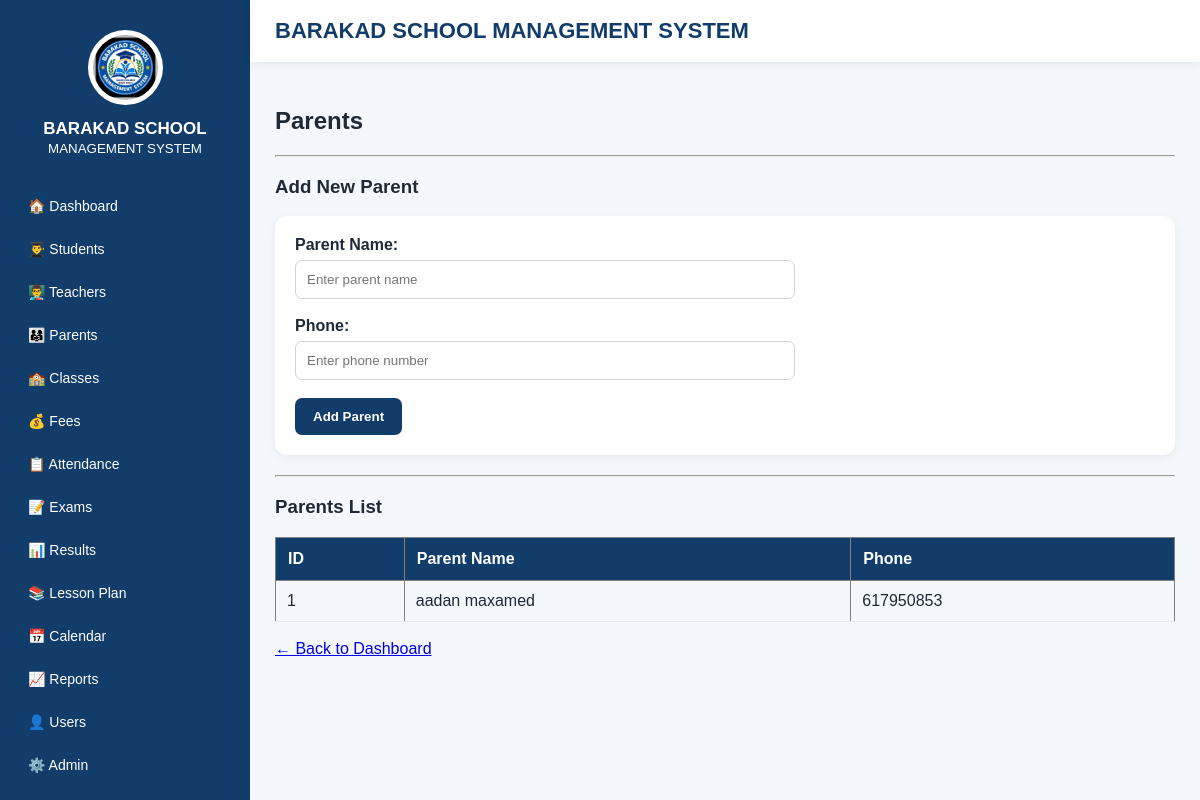
Page /parents on the committed database.
### tables this page shows
CREATE TABLE parents (
            id INTEGER PRIMARY KEY AUTOINCREMENT,
            name TEXT NOT NULL,
            phone TEXT
        );

### app.py (the view)
@app.route("/parents")
def parents():
    db = get_db()
    parents_list = db.execute("""
        SELECT *
        FROM parents
        ORDER BY id DESC
    """).fetchall()
    db.close()
    return render_template(
        "parents.html",
        parents=parents_list
    )

### app.py (called while the page is built)
def get_db():
    db = sqlite3.connect(DATABASE)
    db.row_factory = sqlite3.Row
    return db

### templates/parents.html
{% extends "base.html" %}
{% block content %}
<h2>Parents</h2>
<hr>
<h3>Add New Parent</h3>
<form method="POST" action="/parents/add">
    <label><strong>Parent Name:</strong></label>
    <br>
    <input type="text"
           name="name"
           placeholder="Enter parent name"
           required>
    <br><br>
    <label><strong>Phone:</strong></label>
    <br>
    <input type="text"
           name="phone"
           placeholder="Enter phone number">
    <br><br>
    <button type="submit">
        Add Parent
    </button>
</form>
<hr>
<h3>Parents List</h3>
<table border="1"
       cellpadding="8"
       cellspacing="0">
    <tr>
        <th>ID</th>
        <th>Parent Name</th>
        <th>Phone</th>
    </tr>
    {% if parents %}
        {% for parent in parents %}
        <tr>
            <td>
                {{ parent["id"] }}
            </td>
            <td>
                {{ parent["name"] }}
            </td>
            <td>
                {{ parent["phone"] }}
            </td>
        </tr>
        {% endfor %}
    {% else %}
        <tr>
            <td colspan="3">
                Weli parent lama gelin.
            </td>
        </tr>
    {% endif %}
</table>
<br>
<a href="/dashboard">
    ← Back to Dashboard
</a>
{% endblock %}

### templates/base.html (style rules this page uses)
* { box-sizing: border-box; }
body { margin: 0; font-family: Arial, Helvetica, sans-serif; background: #f4f7fb; color: #1f2937; }
form { background: white; padding: 20px; border-radius: 12px; box-shadow: 0 3px 12px rgba(0,0,0,0.06); margin-bottom: 20px; }
input, select, textarea { width: 100%; max-width: 500px; padding: 11px; border: 1px solid #d1d5db; border-radius: 7px; margin-top: 6px; }
button { background: #123c69; color: white; border: none; padding: 11px 18px; border-radius: 7px; cursor: pointer; font-weight: bold; }
table { width: 100%; border-collapse: collapse; }
th { background: #123c69; color: white; padding: 12px; text-align: left; }
td { padding: 11px; border-bottom: 1px solid #e5e7eb; }

### rows in the picture
parents: id "1", name "aadan maxamed", phone "617950853"
